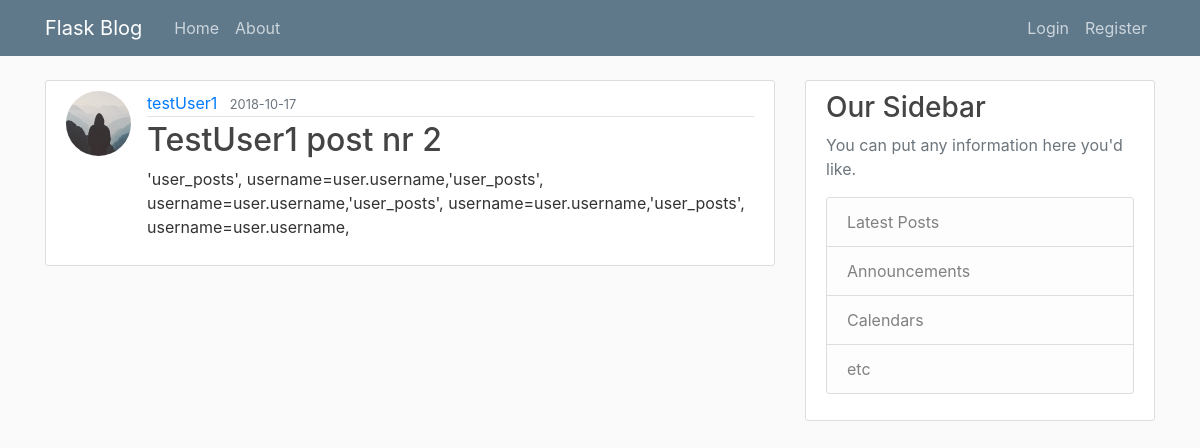
The page /post/12 on the database its author committed.
### app2/models.py (models this page shows, shortened)
class User(db.Model, UserMixin): # tworzenie klasy użytkowniak w oparciu o model bazy danych z SQLAlchemy
    id = db.Column(db.Integer, primary_key=True)
    username = db.Column(db.String(20),unique=True, nullable = False)
    email = db.Column(db.String(120), unique=True, nullable=False)
    image_file = db.Column(db.String(20), nullable=False, default='default.jpg')
    password = db.Column(db.String(60), nullable=False)
    posts = db.relationship('Post', backref='author', lazy = True) #powiązanie z klasą Post, backref - dodanie kolumny do klasy Post, atrybut lazy pozwala pobrać dane z klasy Post do danego użytkownika

class Post(db.Model):
    id = db.Column(db.Integer, primary_key=True)
    title = db.Column(db.String(100), nullable = False)
    date_posted = db.Column(db.DateTime, nullable = False, default=datetime.utcnow)
    content = db.Column(db.Text, nullable=False)
    user_id = db.Column(db.Integer, db.ForeignKey('user.id'), nullable=False)

### app2/routes.py (the view)
@app.route("/post/<int:post_id>")
def post(post_id):
    post = Post.query.get_or_404(post_id)
    return render_template('post.html', title = post.title, post=post)

### app2/templates/post.html (shortened to what this page needs)
{% extends "layout.html" %}
{% block content %}
        <article class="media content-section">
          <img class="rounded-circle article-img" src="{{ url_for('static', filename='profile_pics/' + post.author.image_file)}}">
            <div class="media-body">
            <div class="article-metadata">
              <a class="mr-2" href="/account">{{ post.author.username }}</a>
              <small class="text-muted">{{ post.date_posted.strftime('%Y-%m-%d') }}</small>
            </div>
            <h2 class="article-title">{{ post.title }}</h2>
            <p class="article-content">{{ post.content }}</p>
          </div>
        </article>
{% endblock content %}

### app2/static/main.css (style rules this page uses)
body { background: #fafafa; color: #333333; margin-top: 5rem; }
h1, h2, h3, h4, h5, h6 { color: #444444; }
.content-section { background: #ffffff; padding: 10px 20px; border: 1px solid #dddddd; border-radius: 3px; margin-bottom: 20px; }
.article-title { color: #444444; }
.article-content { white-space: pre-line; }
.article-img { height: 65px; width: 65px; margin-right: 16px; }
.article-metadata { padding-bottom: 1px; margin-bottom: 4px; border-bottom: 1px solid #e3e3e3 }

### rows shown on the page
User: image_file (placeholder picture), author.username "testUser1"
Post: date_posted "2018-10-17", title "TestUser1 post nr 2", content "'user_posts', username=user.username,'user_posts', username=user.username,'user_posts', username=user.username,'user_posts', username=user.username,"
